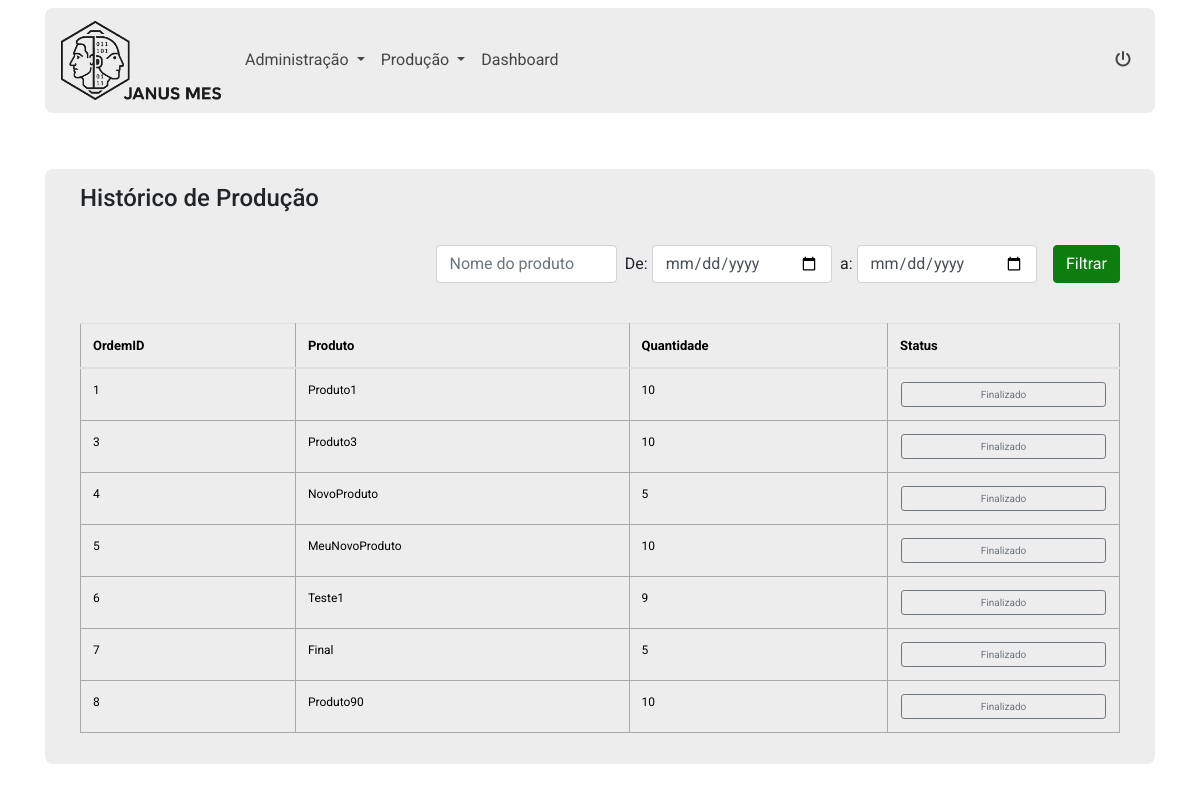
The page /pastProductions (signed in) on the database as committed earlier.
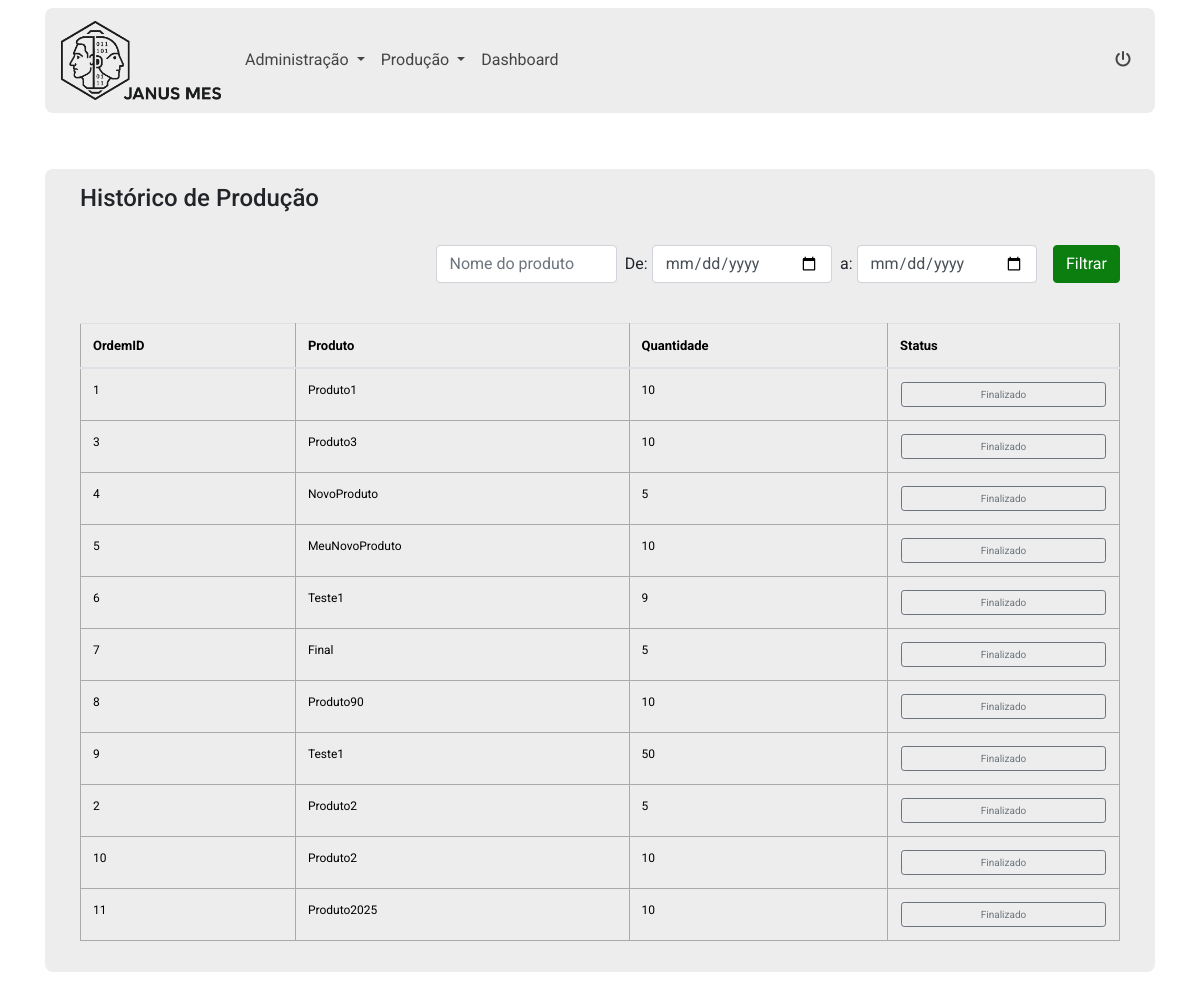
The same page on the database as committed later.
### app.py (models this page shows, shortened)
class OrdemProducao(db.Model):
    id = db.Column(db.Integer, primary_key=True)
    produto_id = db.Column(db.Integer, db.ForeignKey('product.id'), nullable=False)
    produto = db.relationship('Product', backref=db.backref('ordens_producao', lazy=True))
    quantidade = db.Column(db.Integer, nullable=False)
    data_prevista = db.Column(db.DateTime, nullable=False)
    status = db.Column(db.Integer, nullable=False)

class Product(db.Model):
    id = db.Column(db.Integer, primary_key=True)
    nome = db.Column(db.String(100), nullable=False)
    ultima_producao = db.Column(db.DateTime)
    access_points = db.relationship('AccessPoint', secondary=products_access_points, backref=db.backref('products', lazy='dynamic'))

### app.py (the view, shortened to what this page needs)
@app.route('/pastProductions', methods=['GET', 'POST'])
@login_required
def pastProductions():
    form = TaskForm()
    produto_nome = request.args.get('produto')
    data_inicial = request.args.get('data_inicial')
    data_final = request.args.get('data_final')
    query = OrdemProducao.query.order_by(OrdemProducao.data_prevista)
    if produto_nome:
        query = query.filter(OrdemProducao.produto.has(nome=produto_nome))
    if data_inicial and data_final:
        data_inicial_dt = datetime.strptime(data_inicial, '%Y-%m-%d')
        data_final_dt = datetime.strptime(data_final, '%Y-%m-%d')
        query = query.filter(OrdemProducao.data_prevista.between(data_inicial_dt, data_final_dt))
    ordens = query.all()
    tasks = aFazer.query.order_by(aFazer.date_created).all()
    return render_template('pastProductions.html', form=form, tasks=tasks, ordens=ordens)

### app.py
class TaskForm(FlaskForm):
    content = StringField(validators=[DataRequired(), Length(min=5, max=200)])
    submit = SubmitField('Atualizar')

### app.py (called while the page is built)
@login_manager.user_loader
def load_user(user_id):
    return User.query.get(int(user_id))

### templates/pastProductions.html (shortened to what this page needs)
{% extends 'base.html' %}
{% block head %}
<link rel="stylesheet" href="{{ url_for('static', filename='css/styles.css') }}">
{% endblock %}
{% block body %}
<div class="historico py-5">
    <div class="container">
        <div class="row">
            <div class="col-12">
                <div class="historico-container">
                    <div class="row">
                        <div class="col-12">
                            <h4>Histórico de Produção</h4>
                        </div>
                        <div class="col-12 py-4">
                            <form method="GET">
                                <div class="d-flex align-items-center justify-content-end w-100 h-100">
                                    <div class="d-flex align-items-center justify-content-center">
                                        <input class="form-control" type="text" placeholder="Nome do produto" name="produto">
                                        <label class="ml-2 mr-1 mb-0" for="InicialDate">De:</label>
                                        <input type="date" class="form-control" name="data_inicial">
                                        <label class="ml-2 mr-1 mb-0" for="EndDate">a:</label>
                                        <input type="date" class="form-control" name="data_final">
                                        <button type="submit" class="ml-3 btn btn-primary">Filtrar</button>
                                    </div>
                                </div>
                            </form>
                        </div>
                        <div class="col-12 mt-3">
                            <div class="table-responsive">
                                <table class="table">
                                    <thead>
                                        <tr>
                                            <th>OrdemID</th>
                                            <th>Produto</th>
                                            <th>Quantidade</th>
                                            <th>Status</th>
                                        </tr>
                                    </thead>
                                    <tbody>
                                        {% for ordem in ordens %}
                                        {% if ordem.status in [2,3] %}
                                        <tr class="ordemDeProducao">
                                            <td>{{ ordem.id }}</td>
                                            <td>{{ ordem.produto.nome }}</td>
                                            <td>{{ ordem.quantidade }}</td>
                                            <td>
                                                {% if ordem.status == 2 %}
                                                <a class="btn btn-secondary btn-sm" href="/view_serials/{{ ordem.id }}">Iniciado</a>
                                                <form action="{{ url_for('delete_serials', ordem_id=ordem.id) }}" method="post">
                                                    <button type="submit" class="btn btn-danger btn-sm">Zerar Seriais</button>
                                                </form>
                                                {% elif ordem.status == 3 %}
                                                <a class="btn btn-outline-secondary btn-sm" href="/view_serials/{{ ordem.id }}">Finalizado</a>
                                                {% endif %}
                                            </td>
                                        </tr>
                                        {% endif %}
                                        {% endfor %}
                                    </tbody>
                                </table>
                            </div>
                        </div>
                    </div>
                </div>
            </div>
        </div>
    </div>
</div>
{% endblock %}

### templates/base.html (shortened to what this page needs)
<!DOCTYPE html>
<html lang="en">
<head>
    <link rel="stylesheet" href="{{ url_for('static', filename='css/main.css') }}">
  <link rel="stylesheet" href="https://cdn.jsdelivr.net/npm/bootstrap@4.6.2/dist/css/bootstrap.min.css">
    {% block head %}{% endblock %}
</head>
<body>
  {% if loginPage != True %}
        <div class="container navbarContainer my-2">
          <nav class="navbar navbar-expand-md">
            <a class="navbar-brand" href="/">
              <img src="../static/img/janus_longo.png" class="img-fluid" style="max-width: 160px;" />
            </a>
            <div class="collapse navbar-collapse" id="navbarNav">
              <ul class="navbar-nav w-100">
                <li class="nav-item dropdown">
                  <a class="nav-link dropdown-toggle" href="#" role="button" data-toggle="dropdown" aria-expanded="false">
                    Administração
                  </a>
                </li>
                <li class="nav-item dropdown">
                  <a class="nav-link dropdown-toggle" href="javascript:;" role="button" data-toggle="dropdown" aria-expanded="false">
                    Produção
                  </a>
                </li>
                <li class="nav-item">
                  <a class="nav-link" href="/dashboard">Dashboard</a>
                </li>
                <li class="nav-item ml-md-auto">
                  <a class="nav-link" href="/logout"><i class="fa-solid fa-power-off"></i></a>
                </li>
              </ul>
            </div>
          </nav>
        </div>
    {% endif %}
    {% block body %}
    {% endblock %}
</body>
</html>

### static/css/main.css (style rules this page uses)
:root { --verde: #0abb10; --verde-escuro: #0b7e0f; --cinza: #ededed; --cinza-escuro: #444544; --azul-escuro: #13017a; }
.btn-primary { background-color: var(--verde-escuro)!important; border-color: var(--verde-escuro)!important; }
body a { color: var(--cinza-escuro); }
.navbarContainer .navbar { background-color: var(--cinza); border-radius: 8px; }
.navbarContainer .nav-item .nav-link { color: var(--cinza-escuro)!important; font-weight: 400; }
body { margin: 0; font-family: "Roboto", sans-serif!important; background-color: transparent!important; background-image: url('../img/common/background.jpg'); background-size: cover; background-position: center; font-size: .8rem; }
table, td, th { border: 1px solid #aaa; }
table { border-collapse: collapse; width: 100%; }
th { height: 30px; padding: 5px; }
td { text-align: center; padding: 5px; }
.historico-container { padding: 15px 35px; background-color: var(--cinza); border-radius: 8px; }
.historico-container table { font-size: 12px; color: black; text-align: left; border: none; }
.historico-container table th { font-size: 13px; font-weight: 700; }
.historico-container table td { text-align: left; }
td button, td a.btn { font-size: 10px!important; }
tr.ordemDeProducao .btn { font-size: 10px !important; padding: 4px !important; width: calc(100% - 2px); margin: 1px; }

### static/css/styles.css (style rules this page uses)
form { text-align: center; }

Rows that differ between the two databases and show on the page:
added OrdemProducao: id "9", produto.nome "Teste1", quantidade "50"
now on this page (row edited): OrdemProducao: id "2", produto.nome "Produto2", quantidade "5"
added OrdemProducao: id "10", produto.nome "Produto2", quantidade "10"
added OrdemProducao: id "11", produto.nome "Produto2025", quantidade "10"
